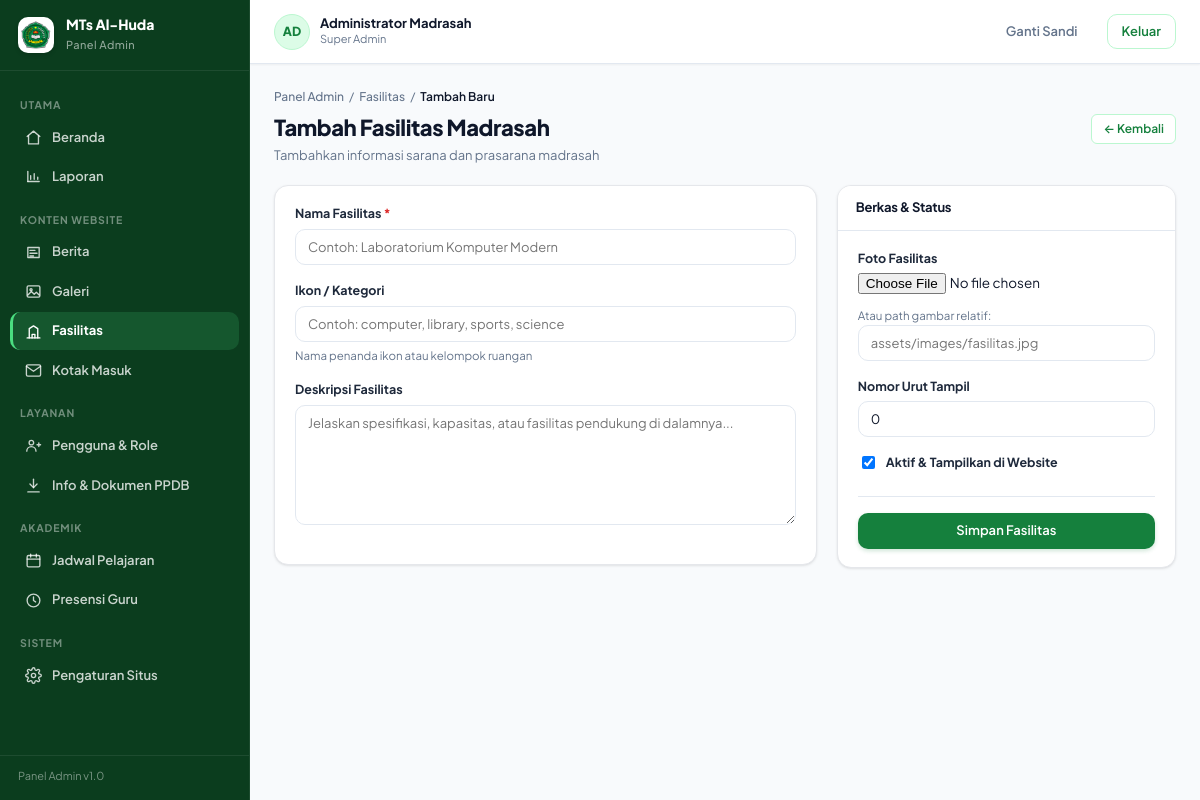
Page /admin/fasilitas/create (signed in) on the committed database.
### tables this page shows
CREATE TABLE `pengguna` (
  `id` bigint unsigned NOT NULL AUTO_INCREMENT,
  `username` varchar(60) NOT NULL,
  `email` varchar(160) DEFAULT NULL,
  `password_hash` varchar(255) NOT NULL,
  `name` varchar(120) NOT NULL,
  `nama` varchar(120) DEFAULT NULL,
  `role` enum('admin','operator','kepala','guru','siswa') NOT NULL DEFAULT 'siswa',
  `role_label` varchar(50) DEFAULT NULL,
  `phone` varchar(30) DEFAULT NULL,
  `telepon` varchar(30) DEFAULT NULL,
  `avatar_path` varchar(255) DEFAULT NULL,
  `foto_url` varchar(255) DEFAULT NULL,
  `is_active` tinyint(1) NOT NULL DEFAULT '1',
  `must_change_password` tinyint(1) NOT NULL DEFAULT '0',
  `failed_login_attempts` tinyint unsigned NOT NULL DEFAULT '0',
  `locked_until` datetime DEFAULT NULL,
  `last_login_at` datetime DEFAULT NULL,
  `last_login_ip` varchar(45) DEFAULT NULL,
  `created_at` datetime NOT NULL DEFAULT CURRENT_TIMESTAMP,
  `updated_at` datetime NOT NULL DEFAULT CURRENT_TIMESTAMP ON UPDATE CURRENT_TIMESTAMP,
  `deleted_at` datetime DEFAULT NULL,
  PRIMARY KEY (`id`),
  UNIQUE KEY `uq_pengguna_username` (`username`),
  UNIQUE KEY `uq_pengguna_email` (`email`),
  KEY `idx_pengguna_role` (`role`,`is_active`)
);

### app/Controllers/AdminFasilitasController.php (called while the page is built, shortened)
<?php
class AdminFasilitasController
{
    private function guard(): array
    {
        if (!Auth::check()) {
            header('Location: ' . base_url('admin/login'));
            exit;
        }
        $user = Auth::user();
        return $user;
    }
    public function create(): void
    {
        $user = $this->guard();
        $data = [
            'title' => 'Tambah Fasilitas Baru | Panel Admin MTs Al-Huda',
            'user' => $user,
            'role' => Auth::displayRole(),
            'active_menu' => 'fasilitas',
            'error' => $_SESSION['_flash_error'] ?? null,
            'old' => $_SESSION['_flash_old'] ?? [],
        ];
        require_once __DIR__ . '/../Views/admin/fasilitas/create.php';
    }
}

### app/helpers.php (called while the page is built, shortened)
<?php
if (!function_exists('base_path')) {
    function base_path(): string
    {
        $script = str_replace('\\', '/', $_SERVER['SCRIPT_NAME'] ?? '');
        $dir = rtrim(str_replace('\\', '/', dirname($script)), '/');
        return $dir;
    }
}
if (!function_exists('base_url')) {
    function base_url(string $path = ''): string
    {
        $path = ltrim($path, '/');
        $base = base_path();
        return ($base === '' ? '' : $base) . '/' . $path;
    }
}

### app/Support/Auth.php (called while the page is built, shortened)
<?php
class Auth
{
    private static ?array $cachedUser = null;
    public static function user(): ?array
    {
        if (self::$cachedUser !== null) {
            return self::$cachedUser;
        }
        $id = $_SESSION[self::SESSION_KEY] ?? null;
        $stmt = Database::connection()->prepare(
            'SELECT id, name, email, username, role, role_label, avatar_path,
                    is_active, must_change_password, last_login_at
             FROM pengguna
             WHERE id = ? AND deleted_at IS NULL
             LIMIT 1'
        );
        $stmt->execute([$id]);
        $user = $stmt->fetch();
        self::$cachedUser = $user;
        return $user;
    }
    public static function check(): bool
    {
        return self::user() !== null;
    }
    public static function displayRole(): string
    {
        $user = self::user();
        if (!empty($user['role_label'])) {
            return (string) $user['role_label'];
        }
        return match ((string) $user['role']) {
            'admin'      => 'Super Admin',
            'operator'   => 'Operator Madrasah',
            'kepala'     => 'Kepala Madrasah',
            'guru'       => 'Guru',
            'siswa'      => 'Siswa',
            'akreditasi' => 'Tim Akreditasi',
            default      => ucfirst((string) $user['role']),
        };
    }
}

### config/database.php (called while the page is built, shortened)
<?php
$defaults = [
    'host'      => '127.0.0.1',
    'port'      => 3306,
    'database'  => 'mts_alhuda',
    'username'  => 'root',
    'password'  => '',
    'charset'   => 'utf8mb4',
    'collation' => 'utf8mb4_unicode_ci',
    'timezone'  => '+07:00',
    'app_env'   => 'local',
];
$config = $defaults;
$config['port_is_default'] = true;
$localFile = __DIR__ . '/database.local.php';
$envMap = [
    'DB_HOST'     => 'host',
    'DB_PORT'     => 'port',
    'DB_NAME'     => 'database',
    'DB_USER'     => 'username',
    'DB_PASS'     => 'password',
    'DB_TIMEZONE' => 'timezone',
    'APP_ENV'     => 'app_env',
];
foreach ($envMap as $envKey => $configKey) {
    $value = getenv($envKey);
}
$config['port'] = (int) $config['port'];
return $config;

### app/Support/Database.php (called while the page is built, shortened)
<?php
class Database
{
    private static ?PDO $pdo = null;
    private static ?int $resolvedPort = null;
    public static function config(): array
    {
        static $config = null;
        if ($config === null) {
            $config = require __DIR__ . '/../../config/database.php';
        }
        return $config;
    }
    public static function resolvedPort(): int
    {
        return self::$resolvedPort ?? (int) self::config()['port'];
    }
    public static function connection(): PDO
    {
        self::$pdo = self::open((string) self::config()['database']);
        return self::$pdo;
    }
    private static function open(?string $database): PDO
    {
        $config = self::config();
        $port = self::resolvedPort();
        try {
            $pdo = self::makePdo(array_merge($config, ['port' => $port]), $database);
            self::$resolvedPort = $port;
            return $pdo;
        } catch (PDOException $e) {
            if (!self::isConnectFailure($e) || empty($config['port_is_default'])) {
                throw $e;
            }
        }
        $alternative = self::probeFallbackPorts($port);
        $pdo = self::makePdo(array_merge($config, ['port' => $alternative]), $database);
        self::$resolvedPort = $alternative;
        return $pdo;
    }
    public static function makePdo(array $config, ?string $database, ?int $timeout = null): PDO
    {
        $dsn = sprintf(
            'mysql:host=%s;port=%d;charset=%s',
            $config['host'],
            (int) $config['port'],
            $config['charset'] ?? 'utf8mb4'
        );
        if ($database !== null && $database !== '') {
            $dsn .= ';dbname=' . $database;
        }
        $options = [
            PDO::ATTR_ERRMODE            => PDO::ERRMODE_EXCEPTION,
            PDO::ATTR_DEFAULT_FETCH_MODE => PDO::FETCH_ASSOC,
            PDO::ATTR_EMULATE_PREPARES   => false,
            PDO::ATTR_STRINGIFY_FETCHES  => false,
        ];
        $pdo = new PDO($dsn, (string) $config['username'], (string) $config['password'], $options);
        $pdo->exec(
            "SET SESSION sql_mode = 'STRICT_TRANS_TABLES,ERROR_FOR_DIVISION_BY_ZERO,NO_ENGINE_SUBSTITUTION'"
        );
        $pdo->exec("SET time_zone = '" . str_replace("'", '', (string) ($config['timezone'] ?? '+07:00')) . "'");
        $pdo->exec("SET NAMES " . ($config['charset'] ?? 'utf8mb4') . " COLLATE " . ($config['collation'] ?? 'utf8mb4_unicode_ci'));
        return $pdo;
    }
}

### app/Views/admin/fasilitas/create.php (the view, shortened to what this page needs)
<?php
$old = $data['old'] ?? [];
?>
<div class="breadcrumb">
    <a href="<?= base_url('admin') ?>">Panel Admin</a> / <a href="<?= base_url('admin/fasilitas') ?>">Fasilitas</a> / <b>Tambah Baru</b>
</div>
<div class="page-head">
    <div>
        <h1>Tambah Fasilitas Madrasah</h1>
        <p>Tambahkan informasi sarana dan prasarana madrasah</p>
    </div>
    <div class="actions">
        <a class="btn btn-outline btn-sm" href="<?= base_url('admin/fasilitas') ?>">&larr; Kembali</a>
    </div>
</div>
<form method="post" action="<?= base_url('admin/fasilitas/store') ?>" enctype="multipart/form-data" class="form-grid">
    <div class="card card-pad">
        <div class="field">
            <label for="name">Nama Fasilitas <span class="req">*</span></label>
            <input type="text" id="name" name="name" value="<?= htmlspecialchars($old['name'] ?? '', ENT_QUOTES, 'UTF-8') ?>" required placeholder="Contoh: Laboratorium Komputer Modern">
        </div>
        <div class="field">
            <label for="icon">Ikon / Kategori</label>
            <input type="text" id="icon" name="icon" value="<?= htmlspecialchars($old['icon'] ?? '', ENT_QUOTES, 'UTF-8') ?>" placeholder="Contoh: computer, library, sports, science">
            <div class="hint">Nama penanda ikon atau kelompok ruangan</div>
        </div>
        <div class="field">
            <label for="description">Deskripsi Fasilitas</label>
            <textarea id="description" name="description" style="min-height:120px" placeholder="Jelaskan spesifikasi, kapasitas, atau fasilitas pendukung di dalamnya..."><?= htmlspecialchars($old['description'] ?? '', ENT_QUOTES, 'UTF-8') ?></textarea>
        </div>
    </div>
    <div>
        <div class="card card-pad">
            <div class="card-head" style="margin:-18px -20px 18px;padding:12px 18px">
                <h3 style="font-size:13px">Berkas &amp; Status</h3>
            </div>
            <div class="field">
                <label>Foto Fasilitas</label>
                <input type="file" name="image_file" accept="image/png,image/jpeg,image/webp" style="margin-bottom:8px">
                <div class="hint">Atau path gambar relatif:</div>
                <input type="text" name="image_path" value="<?= htmlspecialchars($old['image_path'] ?? '', ENT_QUOTES, 'UTF-8') ?>" placeholder="assets/images/fasilitas.jpg">
            </div>
            <div class="field">
                <label for="sort_order">Nomor Urut Tampil</label>
                <input type="number" id="sort_order" name="sort_order" value="<?= htmlspecialchars($old['sort_order'] ?? '0', ENT_QUOTES, 'UTF-8') ?>">
            </div>
            <div class="field">
                <label style="display:flex;align-items:center;gap:8px;cursor:pointer">
                    <input type="checkbox" name="is_active" value="1" <?= ($old['is_active'] ?? '1') === '1' ? 'checked' : '' ?>>
                    <span>Aktif &amp; Tampilkan di Website</span>
                </label>
            </div>
            <div style="margin-top:24px;border-top:1px solid var(--border);padding-top:16px">
                <button type="submit" class="btn btn-primary btn-block">Simpan Fasilitas</button>
            </div>
        </div>
    </div>
</form>
<?php
$data['content'] = ob_get_clean();
require_once __DIR__ . '/../../layouts/admin.php';

### app/Views/layouts/admin.php (shortened to what this page needs)
<?php require_once __DIR__ . '/../../helpers.php'; ?>
<!DOCTYPE html>
<html lang="id">
<head>
    <link rel="stylesheet" href="<?= base_url('css/admin.css?v=' . (file_exists(__DIR__ . '/../../../public/css/admin.css') ? filemtime(__DIR__ . '/../../../public/css/admin.css') : '1.1')) ?>">
</head>
<body>
<div class="shell">
    <aside class="sidebar">
        <div class="side-brand">
            <img src="<?= base_url('assets/images/LOGO_MTS 1.png') ?>" alt="Logo MTs Al-Huda">
            <div>
                <b>MTs Al-Huda</b>
                <span>Panel Admin</span>
            </div>
        </div>
        <?php
        $currRoute = current_route();
        $routeParts = $currRoute === '' ? [] : explode('/', $currRoute);
        $currPage = $routeParts[1] ?? 'dashboard';
        $activeMenu = $data['active_menu'] ?? ($currPage === '' ? 'dashboard' : $currPage);
        ?>
        <nav class="side-nav">
            <div class="side-group">Utama</div>
            <a class="side-link <?= in_array($activeMenu, ['dashboard', 'admin', ''], true) ? 'on' : '' ?>" href="<?= base_url('admin') ?>">
                <svg viewBox="0 0 24 24"><path d="M3 10.5 12 3l9 7.5"/><path d="M5 9.5V21h14V9.5"/></svg>
                Beranda
            </a>
            <a class="side-link <?= $activeMenu === 'laporan' ? 'on' : '' ?>" href="<?= base_url('admin/laporan') ?>">
                <svg viewBox="0 0 24 24"><path d="M4 19V5"/><path d="M4 19h16"/><path d="M8 16v-5M13 16V8M18 16v-3"/></svg>
                Laporan
            </a>
            <div class="side-group">Konten Website</div>
            <a class="side-link <?= $activeMenu === 'berita' ? 'on' : '' ?>" href="<?= base_url('admin/berita') ?>">
                <svg viewBox="0 0 24 24"><path d="M4 5h16v14H4z"/><path d="M7 9h7M7 13h10M7 17h5"/></svg>
                Berita
            </a>
            <a class="side-link <?= $activeMenu === 'galeri' ? 'on' : '' ?>" href="<?= base_url('admin/galeri') ?>">
                <svg viewBox="0 0 24 24"><rect x="3" y="4" width="18" height="16" rx="2"/><circle cx="8.5" cy="9.5" r="1.5"/><path d="m4 17 5-5 4 4 3-3 4 4"/></svg>
                Galeri
            </a>
            <a class="side-link <?= $activeMenu === 'fasilitas' ? 'on' : '' ?>" href="<?= base_url('admin/fasilitas') ?>">
                <svg viewBox="0 0 24 24"><path d="M3 21h18"/><path d="M6 21V8l6-4 6 4v13"/><path d="M10 21v-5h4v5"/></svg>
                Fasilitas
            </a>
            <a class="side-link <?= $activeMenu === 'kontak' ? 'on' : '' ?>" href="<?= base_url('admin/kontak') ?>">
                <svg viewBox="0 0 24 24"><path d="M4 4h16c1.1 0 2 .9 2 2v12c0 1.1-.9 2-2 2H4c-1.1 0-2-.9-2-2V6c0-1.1.9-2 2-2z"/><polyline points="22,6 12,13 2,6"/></svg>
                Kotak Masuk
            </a>
            <div class="side-group">Layanan</div>
            <a class="side-link <?= $activeMenu === 'pengguna' ? 'on' : '' ?>" href="<?= base_url('admin/pengguna') ?>">
                <svg viewBox="0 0 24 24"><circle cx="9" cy="8" r="3.2"/><path d="M2.5 20a6.5 6.5 0 0 1 13 0"/><path d="M17 11h5M19.5 8.5v5"/></svg>
                Pengguna &amp; Role
            </a>
            <a class="side-link <?= $activeMenu === 'ppdb' ? 'on' : '' ?>" href="<?= base_url('admin/ppdb') ?>">
                <svg viewBox="0 0 24 24"><path d="M12 3v12"/><path d="m7 10 5 5 5-5"/><path d="M4 21h16"/></svg>
                Info &amp; Dokumen PPDB
            </a>
            <div class="side-group">Akademik</div>
            <a class="side-link <?= $activeMenu === 'jadwal' ? 'on' : '' ?>" href="<?= base_url('admin/jadwal') ?>">
                <svg viewBox="0 0 24 24"><rect x="3" y="5" width="18" height="16" rx="2"/><path d="M3 10h18M8 3v4M16 3v4"/></svg>
                Jadwal Pelajaran
            </a>
            <a class="side-link <?= $activeMenu === 'presensi' ? 'on' : '' ?>" href="<?= base_url('admin/presensi') ?>">
                <svg viewBox="0 0 24 24"><circle cx="12" cy="12" r="9"/><path d="M12 7v5l3 2"/></svg>
                Presensi Guru
            </a>
            <div class="side-group">Sistem</div>
            <a class="side-link <?= $activeMenu === 'pengaturan' ? 'on' : '' ?>" href="<?= base_url('admin/pengaturan') ?>">
                Pengaturan Situs
            </a>
        </nav>
        <div class="side-foot">Panel Admin v1.0</div>
    </aside>
    <div class="main">
        <header class="topbar">
            <div class="top-user">
                <div class="avatar"><?= htmlspecialchars(strtoupper(mb_substr((string) ($data['user']['name'] ?? 'A'), 0, 2)), ENT_QUOTES, 'UTF-8') ?></div>
                <div>
                    <b><?= htmlspecialchars((string) ($data['user']['name'] ?? ''), ENT_QUOTES, 'UTF-8') ?></b>
                    <span><?= htmlspecialchars((string) ($data['role'] ?? ''), ENT_QUOTES, 'UTF-8') ?></span>
                </div>
            </div>
            <a class="btn btn-ghost" href="<?= base_url('admin/ganti-sandi') ?>">Ganti Sandi</a>
            <form method="post" action="<?= base_url('admin/logout') ?>" style="margin:0">
                <button type="submit" class="btn btn-outline">Keluar</button>
            </form>
        </header>
        <div class="content">
            <?= $data['content'] ?>
        </div>
    </div>
</div>
</body>
</html>

### rows in the picture
pengguna: name "AD", name "Administrator Madrasah", sort_order "0", role_label "☑"

### other values in the picture
$data['role'] "Super Admin"
